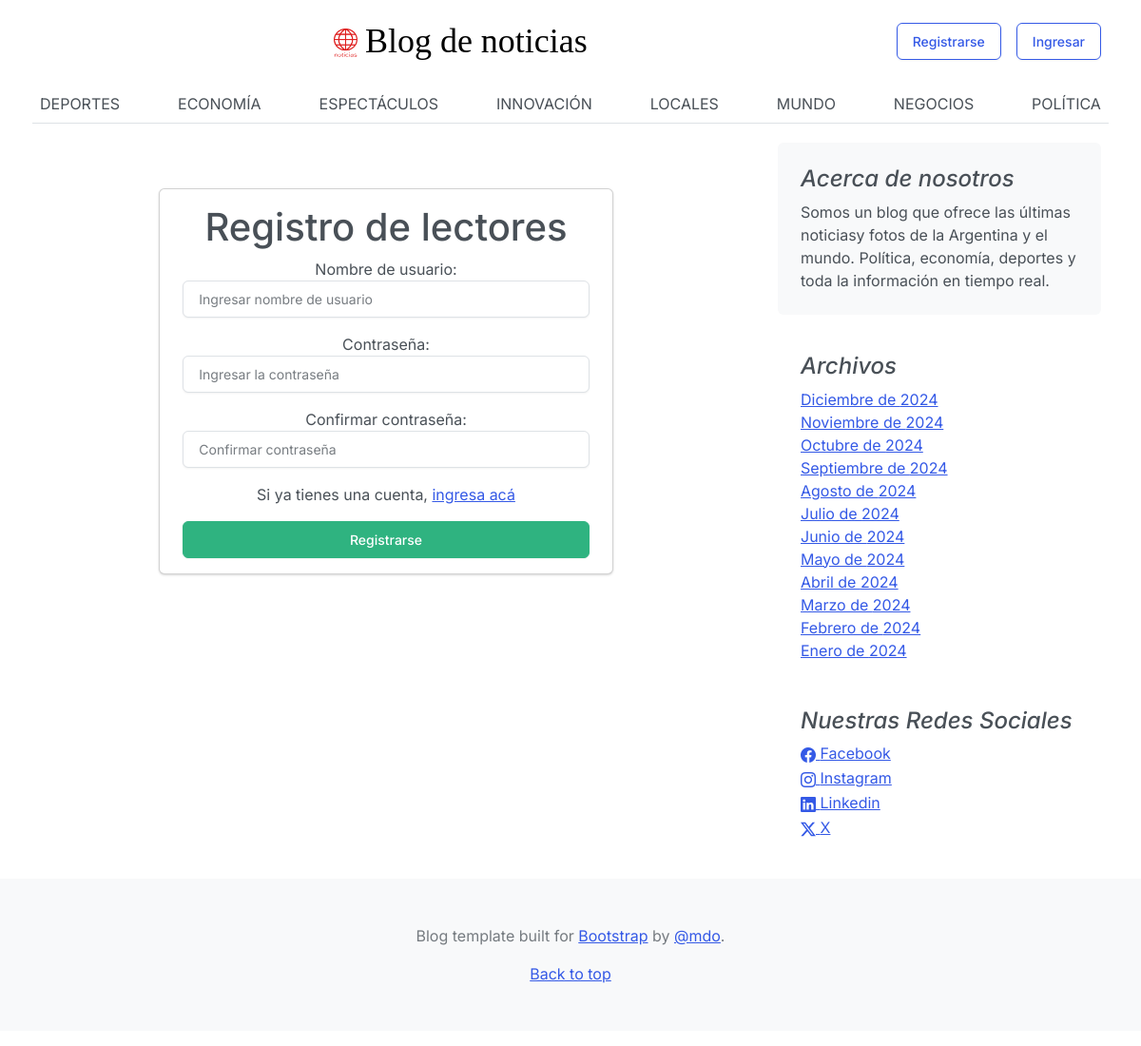
Screenshot of /register/ with the database file from the repository.
### core/models.py (models this page shows, shortened)
class Category(models.Model):
    name = models.CharField(max_length=200, unique=True, verbose_name='Nombre')
    active = models.BooleanField(default=True, verbose_name='Activo')
    created = models.DateTimeField(auto_now_add=True, verbose_name='Fecha de creacion')
    updated = models.DateTimeField(auto_now=True, verbose_name= 'Fecha de modificación')
    class Meta:
        verbose_name= 'Categoría'
        verbose_name_plural = 'Categorías'
        ordering = ['name']

class About(models.Model):
    description = models.CharField(max_length=350, verbose_name='Descripción')
    created = models.DateTimeField(auto_now_add=True, verbose_name='Fecha de creacion')
    updated = models.DateTimeField(auto_now=True, verbose_name= 'Fecha de modificación')
    class Meta:
        verbose_name= 'Acerca de '
        verbose_name_plural = 'Acerca de nosotros'
        ordering = ['-created']
    def __str__(self):
        return self.description

class Link(models.Model):
    key = models.CharField(max_length=100, verbose_name='Key link')
    name = models.CharField(max_length=120, verbose_name='Red social')
    url = models.URLField(max_length=350,verbose_name='Enlace', blank=True, null=True)
    icon = models.CharField(max_length=100, verbose_name='Icono', blank=True, null=True)
    created = models.DateTimeField(auto_now_add=True, verbose_name='Fecha de creacion')
    updated = models.DateTimeField(auto_now=True, verbose_name= 'Fecha de modificación')
    class Meta:
        verbose_name= 'Red social '
        verbose_name_plural = 'Redes sociales'
        ordering = ['name']

### core/views.py (the view, shortened to what this page needs)
# urls.py: path('register/', views.register, name='register'),
def register(request):
    if request.method == 'GET':
        try:
            return render(request, 'core/register.html',{
            'form': UserCreationForm
        })
        except:
            return render(request, 'core/404.html')

### core/processors.py (called while the page is built)
def ctx_dict_about(request):
    ctx_about = {}
    ctx_about['About'] = About.objects.latest('-created')
    return ctx_about

def ctx_dict_category(request):
    ctx_category = {}
    ctx_category['Categories'] = Category.objects.filter(active=True)
    return ctx_category

def ctx_dict_link(request):
    ctx_link = {}
    links = Link.objects.all()
    for link in links:
        ctx_link[link.key] = {'social_media':link.name,'url':link.url, 'icon': link.icon}
    return ctx_link

def ctx_dict_history(request):
    ctx_history = {}
    ctx_history['dates'] = Post.objects.dates('created', 'month', order='DESC').distinct()
    return ctx_history

### core/templates/core/register.html (shortened to what this page needs)
{% extends 'core/base.html' %}
{% block post %}
<div class="row">
        <div class="col-md-8 offset-md-2 mt-5">
            <form action="/register/" method="post" class="card card-body text-center">
                <h1 class="text-center">Registro de lectores</h1>
                <div class="mb-3">
                    <label for="username">Nombre de usuario:</label>
                    <input type="text" name="username" id="username" class="form-control"
                        placeholder="Ingresar nombre de usuario">
                </div>
                <div class="mb-3">
                    <label for="password">Contraseña:</label>
                    <input type="password" name="password1" id="password1" class="form-control"
                        placeholder="Ingresar la contraseña">
                </div>
                <div class="mb-3">
                    <label for="password">Confirmar contraseña:</label>
                    <input type="password" name="password2" id="password2" class="form-control"
                        placeholder="Confirmar contraseña">
                </div>
                <p>Si ya tienes una cuenta, <a href="{% url 'signin' %}">ingresa acá</a></p>
                <button class="btn btn-success">Registrarse</button>
            </form>
        </div>
</div>
{% endblock %}

### core/templates/core/base.html (shortened to what this page needs)
<!DOCTYPE html>
<html lang="es">
<head>
    {% load static %}
    <link href="{% static 'core/css/bootstrap.min.css' %}" rel="stylesheet">
    <link rel="stylesheet" href="https://cdn.jsdelivr.net/npm/bootstrap-icons@1.11.3/font/bootstrap-icons.min.css">
    <link href="{% static 'core/css/blog.css' %}" rel="stylesheet">
</head>
<body>
    <div class="container sticky-top text-center" style="background-color: white;">
        <div class="row g-3 align-items-center">
            <div class="col-md">
                <a class="navbar-brand blog-header-logo text-body-emphasis text-decoration-none" href="/">
                    <img class="bi me-2" width="25" height="30" src="{% static 'core/img/Noticias-logo.png' %}">Blog de noticias
                </a>
            </div>
            {% if user.is_authenticated %}
            <div class="col-md-auto">
                <button class="btn btn-outline-success">
                    <a class="nav-link active" aria-current="page" href="/profile">Mi perfil</a>
                </button>
            </div>
            <div class="col-md-auto">
                <button class="btn btn-outline-success">
                    <a class="nav-link active" aria-current="page" href="/logout">Cerrar sesión</a>
                </button>
            </div>
            {% else %}
            <div class="col-md-auto">
                <button class="btn btn-outline-primary">
                    <a class="nav-link active" aria-current="page" href="/register">Registrarse</a>
                </button>
            </div>
            <div class="col-md-auto">
                <button class="btn btn-outline-primary">
                    <a class="nav-link active" aria-current="page" href="/signin">Ingresar</a>
                </button>
            </div>
            {% endif %}
            <div class="nav-scroller py-1 mb-3 border-bottom">
                <nav class="nav nav-underline justify-content-between">
                    {% for categoria in Categories %}
                        {% if forloop.counter <= 8 %}
                        <a class="nav-item nav-link {% if request.resolver_match.kwargs.category_id == categoria.id %}active{% endif %}" href="{% url 'category' categoria.id %}">{{ categoria.name }}</a>
                        {% endif %}
                    {% endfor %}
                </nav>
            </div>
        </div>
    </div>
    <main class="container" style="margin-top: 20px">
        <div class="row g-5">
            <div class="col-md-8">
                {% block post %}
                {% endblock %}
            </div>
            <aside class="col-md-4">
                <div class="position-sticky">
                    <div class="p-4 mb-3 bg-body-tertiary rounded">
                        <h4 class="fst-italic">Acerca de nosotros</h4>
                        <p class="mb-0">{{About}}</p>
                    </div>
                    <div class="p-4">
                        <h4 class="fst-italic">Archivos</h4>
                        <ol class="list-unstyled mb-0">
                        {% for fecha in dates %}
                            {% if forloop.counter <= 12 %}
                            <li>
                                {% if fecha.month == 1 %}<a href="{% url 'dates' fecha.month fecha.year %}">Enero de {{ fecha.year }}</a>{% endif %}
                                {% if fecha.month == 2 %}<a href="{% url 'dates' fecha.month fecha.year %}">Febrero de {{ fecha.year }}</a>{% endif %}
                                {% if fecha.month == 3 %}<a href="{% url 'dates' fecha.month fecha.year %}">Marzo de {{ fecha.year }}</a>{% endif %}
                                {% if fecha.month == 4 %}<a href="{% url 'dates' fecha.month fecha.year %}">Abril de {{ fecha.year }}</a>{% endif %}
                                {% if fecha.month == 5 %}<a href="{% url 'dates' fecha.month fecha.year %}">Mayo de {{ fecha.year }}</a>{% endif %}
                                {% if fecha.month == 6 %}<a href="{% url 'dates' fecha.month fecha.year %}">Junio de {{ fecha.year }}</a>{% endif %}
                                {% if fecha.month == 7 %}<a href="{% url 'dates' fecha.month fecha.year %}">Julio de {{ fecha.year }}</a>{% endif %}
                                {% if fecha.month == 8 %}<a href="{% url 'dates' fecha.month fecha.year %}">Agosto de {{ fecha.year }}</a>{% endif %}
                                {% if fecha.month == 9 %}<a href="{% url 'dates' fecha.month fecha.year %}">Septiembre de {{ fecha.year }}</a>{% endif %}
                                {% if fecha.month == 10 %}<a href="{% url 'dates' fecha.month fecha.year %}">Octubre de {{ fecha.year }}</a>{% endif %}
                                {% if fecha.month == 11 %}<a href="{% url 'dates' fecha.month fecha.year %}">Noviembre de {{ fecha.year }}</a>{% endif %}
                                {% if fecha.month == 12 %}<a href="{% url 'dates' fecha.month fecha.year %}">Diciembre de {{ fecha.year }}</a>{% endif %}
                            </li>
                            {% endif %}
                        {% endfor %}
                        </ol>
                    </div>
                    <div class="p-4">
                        <h4 class="fst-italic">Nuestras Redes Sociales</h4>
                        <ol class="list-unstyled">
                            {% if Link_Facebook.url %}
                            <li><a href="{{Link_Facebook.url}}"><i class="{{Link_Facebook.icon}}"></i> {{Link_Facebook.social_media}}</a></li>
                            {% endif %}
                            {% if Link_Instagram.url %}
                            <li><a href="{{Link_Instagram.url}}"><i class="{{Link_Instagram.icon}}"></i> {{Link_Instagram.social_media}}</a></li>
                            {% endif %}
                            {% if Link_Linkedin.url %}
                            <li><a href="{{Link_Linkedin.url}}"><i class="{{Link_Linkedin.icon}}"></i> {{Link_Linkedin.social_media}}</a></li>
                            {% endif %}
                            {% if Link_X.url %}
                            <li><a href="{{Link_X.url}}"><i class="{{Link_X.icon}}"></i> {{Link_X.social_media}}</a></li>
                            {% endif %}
                        </ol>
                    </div>
                </div>
            </aside>
        </div>
    </main>
    <footer class="py-5 text-center text-body-secondary bg-body-tertiary">
        <p>Blog template built for <a href="https://getbootstrap.com/">Bootstrap</a> by <a
                href="https://twitter.com/mdo">@mdo</a>.</p>
        <p class="mb-0">
            <a href="#">Back to top</a>
        </p>
    </footer>
</body>
</html>

### core/static/core/css/blog.css (style rules this page uses)
.blog-header-logo { font-family: "Playfair Display", Georgia, "Times New Roman", serif; font-size: 2.25rem; }
.bi { vertical-align: -.125em; fill: currentColor; }
.nav-scroller { position: relative; z-index: 2; height: 2.75rem; overflow-y: hidden; }
.nav-scroller .nav { display: flex; flex-wrap: nowrap; padding-bottom: 1rem; margin-top: -1px; overflow-x: auto; text-align: center; white-space: nowrap; -webkit-overflow-scrolling: touch; }

### rows the page displays
Category: name "DEPORTES"
Category: name "ECONOMÍA"
Category: name "ESPECTÁCULOS"
Category: name "INNOVACIÓN"
Category: name "LOCALES"
Category: name "MUNDO"
Category: name "NEGOCIOS"
Category: name "POLÍTICA"
About: description "Somos un blog que ofrece las últimas noticiasy fotos de la Argentina y el mundo. Política, economía, deportes y toda la información en tiempo real."
Link: social_media "Facebook"
Link: social_media "Instagram"
Link: social_media "Linkedin"

### other values shown
{{ fecha.year }} "2024"
{{ Link_X.social_media }} "X"
